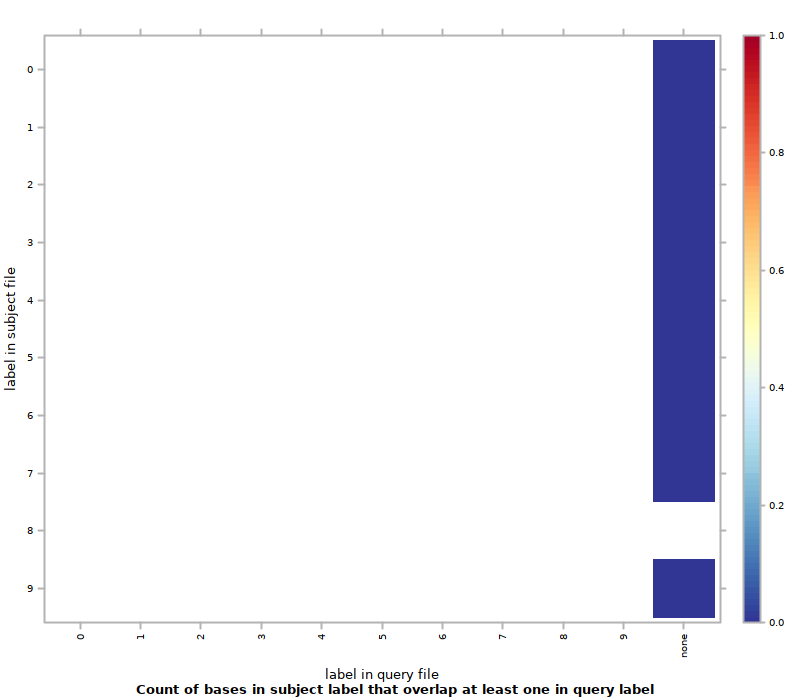

The R source for this figure:
#!/usr/bin/env Rscript
## transcript produced by Segtools 1.1.14

segtools.r.dirname <-
  system2("python",
          c("-c", "'import segtools; print segtools.get_r_dirname()'"),
          stdout = TRUE)

source(file.path(segtools.r.dirname, 'common.R'))
source(file.path(segtools.r.dirname, 'overlap.R'))
save.overlap.performance('./K5ex1bp2bp/overlap-direct', 'overlap.performance', './K5ex1bp2bp/overlap-direct/overlap.tab', row.normalize = 'FALSE', mnemonic_file = '', clobber = FALSE, col_mnemonic_file = '')
save.overlap.heatmap('./K5ex1bp2bp/overlap-direct', 'overlap', './K5ex1bp2bp/overlap-direct/overlap.tab', clobber = FALSE, col_mnemonic_file = '', cluster = FALSE, max_contrast = FALSE, row.normalize = 'FALSE', mnemonic_file = '')
